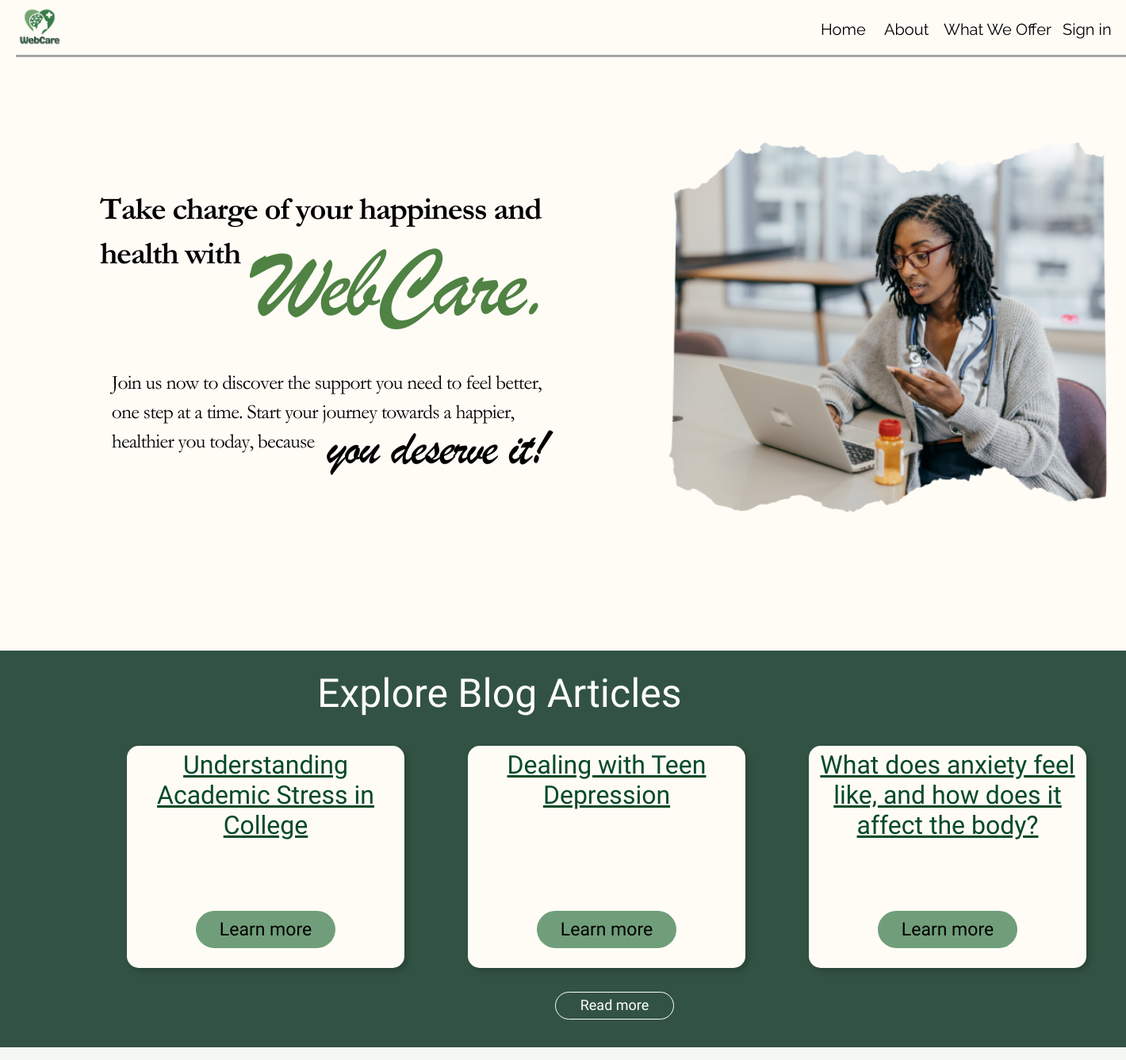
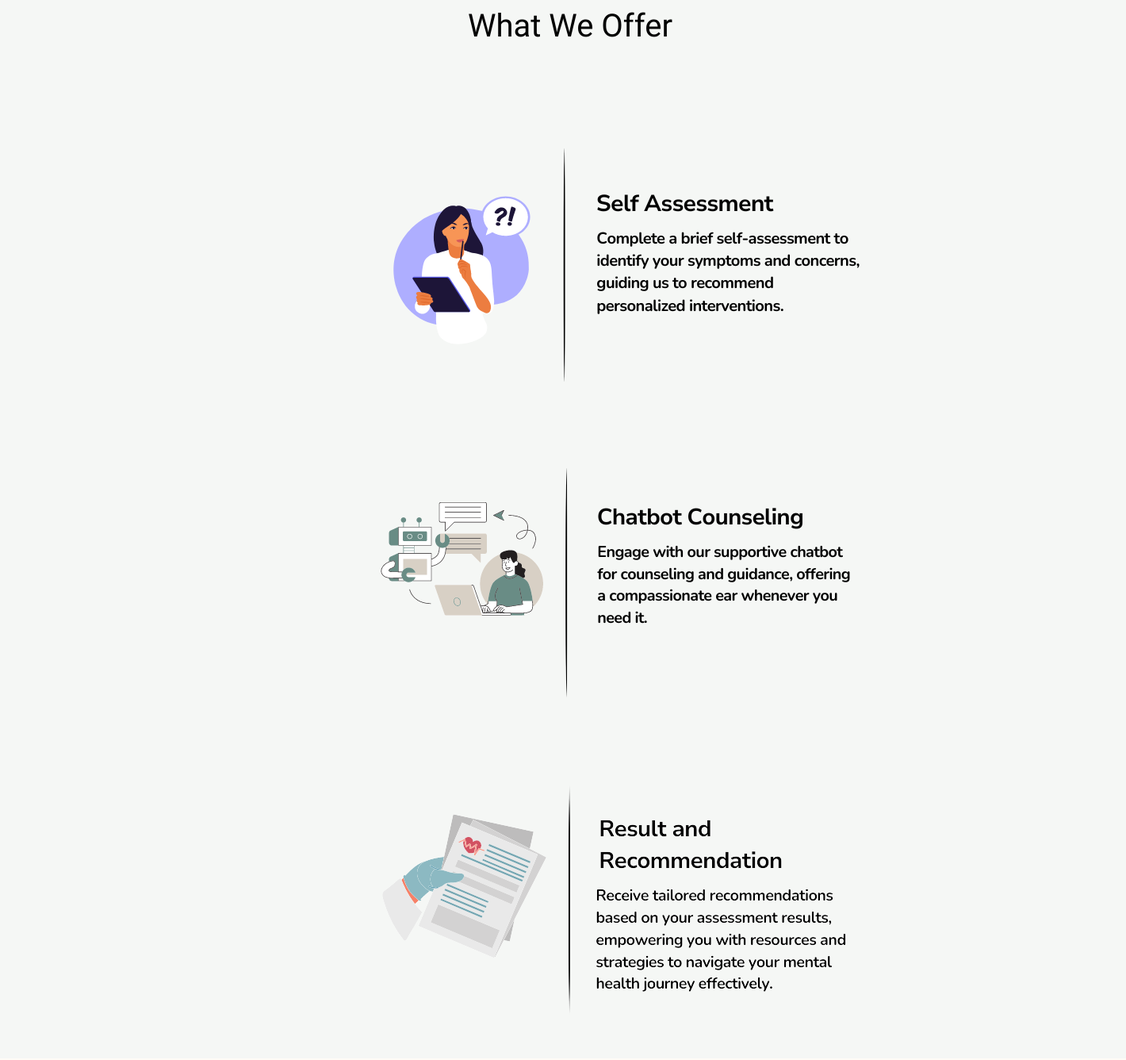
The app's page /home.php with its own data (2 pictures, top to bottom).
### tables this page shows
CREATE TABLE `articles` (
  `articleid` int(255) NOT NULL,
  `title` varchar(255) NOT NULL,
  `link` varchar(2555) NOT NULL,
  `picture` varchar(255) NOT NULL,
  `visit_count` int(255) NOT NULL
);

### home.php (the view, shortened to what this page needs)
<?php
include "connection.php";
$topArticlesSql = "SELECT articleid, title, picture, link FROM articles ORDER BY visit_count DESC LIMIT 3";
$topArticlesResult = mysqli_query($con, $topArticlesSql);
$topArticles = [];
if ($topArticlesResult && mysqli_num_rows($topArticlesResult) > 0) {
    while ($row = mysqli_fetch_assoc($topArticlesResult)) {
        $topArticles[] = $row;
    }
} else {
    echo "Error: " . mysqli_error($con);
}
?>
<!DOCTYPE html>
<html lang="en">
<head>
    <link rel="stylesheet" href="home.css">
    <link rel="stylesheet" href="loginreg.css">
</head>
<body>
    <div class="hd1">
        <img class="logo" src="logo.png">
        <a href="javascript:void(0);" class="ht1" id="openLoginModal">Sign in</a>
        <a href="#asd" class="ht2">What We Offer</a>
        <a href="about.php" class="ht3">About</a>
        <a href="home.php" class="ht4">Home</a>
        <div class="hd2"></div>
    </div>
    <div class="hd3">
        <img class="hi2" src="images/image2.png">
        <img class="hi1" src="images/image1.png">
    </div>
    <div class="hd4">
        <p class="ph1">Explore Blog Articles</p>
        <div class="acontent">
            <?php
            if (count($topArticles) > 0) {
                foreach ($topArticles as $article) {
                    $title = htmlspecialchars($article['title']);
            ?>
                    <div class="abox">
                        <div class="atitle"><?= $title ?></div>
                        <a class="learn" href="redirect.php?articleid=<?= $article['articleid'] ?>&url=<?= urlencode($article['link']) ?>">Learn more</a>
                    </div>
            <?php
                }
            } else {
                echo "<p>No articles found.</p>";
            }
            ?>
        </div>
        <a href="javascript:void(0);" id="readMoreLoginModal" class="hb2">Read more</a>
    </div>
<div class="hd5">
    <p class="hp2" id="asd">What We Offer</p>
    <img class="hi3" src="images/wwo1.png">
    <img class="hi4" src="images/wwo2.png">
    <img class="hi5" src="images/wwo3.png">
</div>
</body>
</html>

### home.css (style rules this page uses)
body { margin: 0; padding: 0; font-family: 'Raleway', sans-serif; background-color: #FFFCF6; }
.hd1 { display: flex; justify-content: space-between; align-items: center; height: 70px; width: 100%; padding: 0 20px; background-color: #FFFCF6; position: fixed; top: 0; left: 0; z-index: 999; }
.ht1 { font-family: 'Raleway' , sans-serif; font-size: 20px; position: absolute; top: 25px; left: 1340px; text-decoration: none; color: black; }
.ht2 { font-family: 'Raleway' , sans-serif; font-size: 20px; position: absolute; top: 25px; left: 1190px; text-decoration: none; color: black; }
.ht3 { font-family: 'Raleway' , sans-serif; font-size: 20px; position: absolute; top: 25px; left: 1115px; text-decoration: none; color: black; }
.ht4 { font-family: 'Raleway' , sans-serif; font-size: 20px; position: absolute; top: 25px; left: 1035px; text-decoration: none; color: black; }
.logo { height: 60px; width: auto; }
.hd2 { position:absolute; margin-top: 70px; margin-left: 0px; height: 3px; width: 100%; background-color: #A6A6A6; }
.hd3 { height: 600px; width: 100%; position: absolute; top: 73px; left: 0px; background-color: #FFFCF6; }
.hi1 { height: 580px; width: 580px; position: absolute; top: 50px; left: 830px; }
.hi2 { height: 600px; width: 600px; position: absolute; top: 50px; left: 120px; }
.hd5 { height: 1350px; width: 100%; position: absolute; top: 1320px; left: 0px; background-color: #F5F7F5; }
.hp2 { font-family: 'Paytone One' , sans-serif; font-size: 50px; position: absolute; top: 25px; left: 590px; text-decoration: none; color: black; }
.hi3 { height: 600px; width: 600px; position: absolute; top: 50px; left: 485px; }
.hi4 { height: 600px; width: 600px; position: absolute; top: 450px; left: 480px; }
.hi5 { height: 502px; width: 600px; position: absolute; top: 850px; left: 480px; }
.hd4 { height: 500px; width: 100%; position: absolute; top: 820px; left: 0px; background-color: #325343; }
.acontent { display: flex; gap: 80px; justify-content: flex-start; margin-left: 160px; margin-top: 120px; }
.ph1 { font-family: 'Seymour One' , sans-serif; font-size: 50px; position: absolute; top: 25px; left: 400px; text-decoration: none; color: white; }
.hb2 { font-family: 'Kalam', sans-serif; height: 35px; width: 150px; background-color: #325343; border: 1px solid white; color: white; padding: 5px 10px; font-size: 18px; cursor: pointer; border-radius: 20px; transition: background-color 0.3s ease; position: absolute; top: 430px; left: 700px; text-decoration: none; text-align: center; }
.hp2 { font-family: 'Paytone One', sans-serif; font-size: 40px; color: black; text-align: center; margin-bottom: 30px; }
.abox { height: 280px; width: 350px; background-color: #FFFCF6; box-shadow: 4px 4px 8px rgba(0, 0, 0, 0.2); display: flex; flex-direction: column; align-items: center; border-radius: 15px; padding: 5px; text-align: center; }
.atitle { color: #064927; font-family: 'Didact Gothic', sans-serif; font-size: 32px; text-decoration: underline; margin-bottom: 10px; margin-top: 0px; padding: 0; }
.learn { font-family: 'Nanum Myeongjo', sans-serif; text-decoration: none; color: #397A4A; font-size: 23px; display: inline-block; margin-top: auto; margin-bottom: 20px; background-color: #709E7A; color: black; padding: 10px 30px; border-radius: 30px; }

### loginreg.css (style rules this page uses)
* { margin: 0; padding: 0; box-sizing: border-box; font-family: 'Poppins', sans-serif; }
html, body { height: 100%; width: 100%; display: flex; justify-content: center; align-items: center; }

### records on screen
articles: title "Understanding Academic Stress in College"
articles: title "Dealing with Teen Depression"
articles: title "What does anxiety feel like, and how does it affect the body?"
